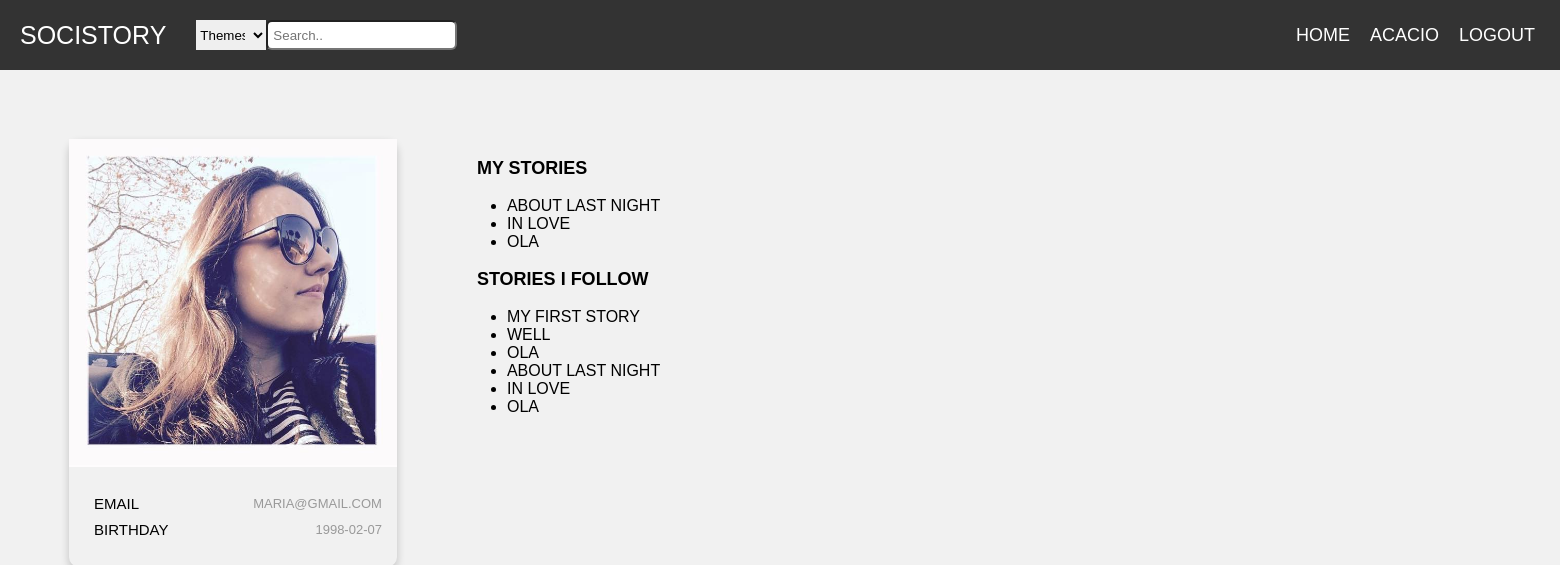
The page /pages/profilePage.php?username=Maria (signed in) on the database its author committed.
### tables this page shows
CREATE TABLE users(
  username VARCHAR PRIMARY KEY,
  email VARCHAR UNIQUE,
  password VARCHAR(254) NOT NULL,
  salt VARCHAR(32) NOT NULL,
  birthday DATE,
  img VARCHAR
);

CREATE TABLE stories(
  entity_id INTEGER PRIMARY KEY REFERENCES entities,
  username VARCHAR NOT NULL REFERENCES users,
  title TEXT NOT NULL, 
  body TEXT NOT NULL,
  hour DATETIME NOT NULL,
  UNIQUE(username, title, body)
);

### database/db_comments.php (called while the page is built, shortened)
<?php
    function getUsernameInfo($username){
    $db = Database::instance()->db();
    $stmt = $db->prepare('SELECT *, rowid FROM users where username = ?');
    $stmt->execute(array($username));
    return $stmt->fetch();
    }
  function myComments($username) {
    $db = Database::instance()->db();
    $stmt = $db->prepare("SELECT  DISTINCT stories.* from stories LEFT JOIN likes on likes.entity_id = stories.entity_id, comments where comments.username = ?");
    $stmt->execute(array($username));
    return $stmt->fetchAll();
  }
  function myStories($username) {
    $db = Database::instance()->db();
    $stmt = $db->prepare('SELECT title FROM stories WHERE username = ?');
    $stmt->execute(array($username));
    return $stmt->fetchAll();
  }
?>

### pages/profilePage.php (the view, shortened to what this page needs)
<?php
include_once('../templates/common.php');
include_once('../database/db_comments.php');
$profileInfo = getUsernameInfo($_GET['username']);
$mystories = myStories($_GET['username']);
$myCommentStories =  myComments($_GET['username']);
    ?>
 <link rel="stylesheet" href="../css/profilePage.css">
<div class="container">
    <div class="card">
            <img src="<?=$profileInfo['img']?>" alt="MyImg" style="width:100%">
        <div style="margin: 24px 0;">
            <ul class="single-category">
                <li class="row">
                    <h6 class="email">Email</h6>
                    <span> <?=$profileInfo['email']?></span> </li>
                <li class="row">
                    <h6 class="birthday">Birthday</h6>
                    <span> <?=$profileInfo['birthday'] ? $profileInfo['birthday'] :'No day inserted'?></span> </li>
            </ul>
            </div>
    </div>
    <section id="stories">
        <div class="container-story">
            <p class="profileinfo" id = myStories>
               <label for="myStories"> My Stories </label>
                <ul>
                    <?php
                    foreach($mystories as $story){
                        ?>
                        <li><?=$story['title']?> </li>
                    <?php }
                    unset($story) ?>
                </ul>
                    </p>
                    <p class="profileinfo" id ="myCommentedStories">
                    <label for="myCommentedStories"> Stories i follow </label>
                    <ul>
                    <?php
                    foreach($myCommentStories as $story){
                        ?>
                        <li><?=$story['title']?> </li>
                    <?php }
                    unset($story) ?>
                </ul>
                    </p>
                    </div>
                    </div>

### css/common.css (style rules this page uses)
* { box-sizing: border-box; }
body { margin: 0; font-family: Poppins, sans-serif; }

### css/mainPage.css (style rules this page uses)
body { font-family: Poppins-Regular, sans-serif; }
.row { display: -ms-flexbox; display: flex; -ms-flex-wrap: wrap; flex-wrap: wrap; }
body { margin: 0; padding: 0; font-family: Raleway; text-transform: uppercase; font-size: 11px; }

### css/profilePage.css (style rules this page uses)
html, body, .sidebar, .content-posts { height: 100%; }
body { font-size: 16px; font-family: Poppins, sans-serif; font-weight: normal; background-color: #f1f1f1; }
.container { width: 110%; padding-right:15px; padding-left:15px; }
p { margin-top: 0; display: block; margin-block-start: 1em; margin-block-end: 1em; margin-inline-start: 0px; margin-inline-end: 0px; }
.container { width: 100%; padding-right: 15px; padding-left: 15px; margin-right: auto; margin-left: auto; display: flex; margin-right: -15px; margin-left: -15px; }
section#stories { padding: 70; }
p#myStories { font-size: large; font-weight: 900; }
p#myCommentedStories { font-size: large; }
label { margin-bottom: 10px; margin-left: 10px; }
@media (min-width: 768px) { .container { max-width: 720px; } }
.card { box-shadow: 0 4px 8px 0 rgba(0, 0, 0, 0.2); margin: auto; text-align: center; font-family: arial; margin-top: 10%; margin-left: 10%; border-radius: 10px; width:60%; }
.row { display: -ms-flexbox; display: flex; justify-content: space-between; -ms-flex-wrap: wrap; flex-wrap: wrap; position: relative; right: 15; }
.card h6 { font-size: 15px; margin: 0px; padding-right: 0px; font-weight: normal; line-height: 26px; }
span { font-size: 13px; font-weight: normal; display: block; color: #999999; margin-top: 5px; }
ul.single-category { display: flex; flex-direction: column; }
.container-story { width: 1000%; }
.profileinfo label { font-weight: 900; }

### rows shown on the page
users: img (picture), email "MARIA@GMAIL.COM", birthday "1998-02-07"
stories: title "ABOUT LAST NIGHT"
stories: title "IN LOVE"
stories: title "OLA"
stories: title "MY FIRST STORY"
stories: title "WELL"
stories: title "OLA"

### other values the page prints
$username "ACACIO"
